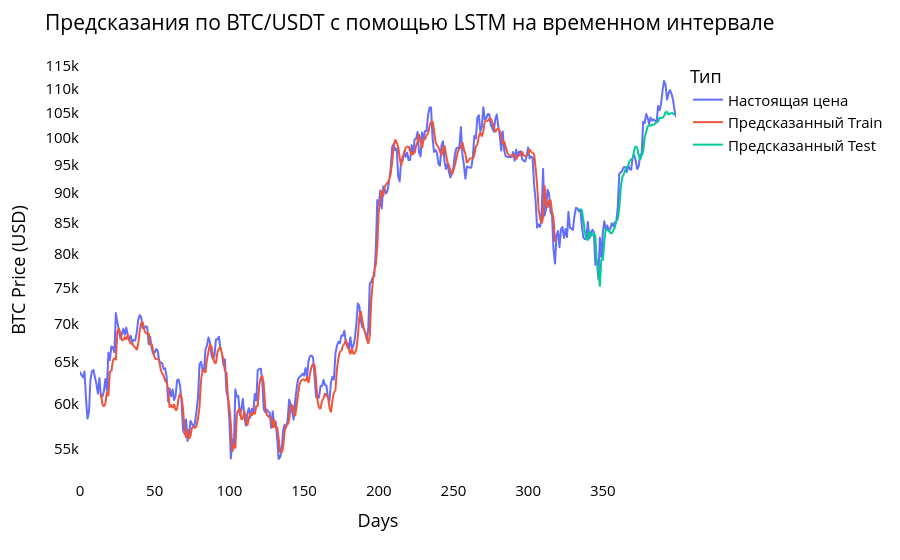

Notebook source saved alongside this figure:
### Code cell
look_back = time_step  
trainPredictPlot = np.empty_like(closedf_scaled)
trainPredictPlot[:, :] = np.nan
trainPredictPlot[look_back:len(train_predict)+look_back, :] = train_predict
print("Train predicted data: ", trainPredictPlot.shape)
testPredictPlot = np.empty_like(closedf_scaled)
testPredictPlot[:, :] = np.nan
testPredictPlot[len(train_predict)+(look_back*2)+1:len(closedf_scaled)-1, :] = test_predict
print("Test predicted data: ", testPredictPlot.shape)

plotdf = pd.DataFrame({
                       'original_close': closedf['close'].values,  # настоящие цены
                      'train_predicted_close': trainPredictPlot.reshape(1,-1)[0].tolist(),
                      'test_predicted_close': testPredictPlot.reshape(1,-1)[0].tolist()})

plotdf['date'] = np.arange(len(plotdf))
names = cycle(['Настоящая цена ','Предсказанный Train','Предсказанный Test'])

fig = px.line(plotdf,x=plotdf['date'], y=[plotdf['original_close'],plotdf['train_predicted_close'],
                                          plotdf['test_predicted_close']],
              labels={'value':'Цена BTC/USDT','date': 'Days'})
fig.update_layout(title_text='Предсказания по BTC/USDT с помощью LSTM на временном интервале',
                  plot_bgcolor='white', font_size=15, font_color='black', legend_title_text='Тип')
fig.for_each_trace(lambda t:  t.update(name = next(names)))

fig.update_xaxes(showgrid=False)
fig.update_yaxes(showgrid=False, type='log')  # Логарифмическая шкала цен (опционально)
fig.show()

### Figure 1 — Plotly figure (JSON) as saved in the notebook; plotly's stock layout.template omitted (floating-point values rounded to 4 significant figures; data arrays with more than 128 entries replaced by an {"elided": "..."} marker saying what was removed)
{"data": [{"hovertemplate": "variable=original_close<br>Days=%{x}<br>BTC Price (USD)=%{y}<extra></extra>", "legendgroup": "original_close", "line": {"color": "#636efa", "dash": "solid"}, "marker": {"symbol": "circle"}, "mode": "lines", "name": "Настоящая цена ", "showlegend": true, "type": "scattergl", "x": {"elided": "400 int values"}, "xaxis": "x", "y": {"elided": "400 float values"}, "yaxis": "y"}, {"hovertemplate": "variable=wide_variable_1<br>Days=%{x}<br>BTC Price (USD)=%{y}<extra></extra>", "legendgroup": "wide_variable_1", "line": {"color": "#EF553B", "dash": "solid"}, "marker": {"symbol": "circle"}, "mode": "lines", "name": "Предсказанный Train", "showlegend": true, "type": "scattergl", "x": {"elided": "400 int values"}, "xaxis": "x", "y": {"elided": "400 float values"}, "yaxis": "y"}, {"hovertemplate": "variable=wide_variable_2<br>Days=%{x}<br>BTC Price (USD)=%{y}<extra></extra>", "legendgroup": "wide_variable_2", "line": {"color": "#00cc96", "dash": "solid"}, "marker": {"symbol": "circle"}, "mode": "lines", "name": "Предсказанный Test", "showlegend": true, "type": "scattergl", "x": {"elided": "400 int values"}, "xaxis": "x", "y": {"elided": "400 float values"}, "yaxis": "y"}], "layout": {"font": {"color": "black", "size": 15}, "legend": {"title": {"text": "Тип"}, "tracegroupgap": 0}, "margin": {"t": 60}, "plot_bgcolor": "white", "title": {"text": "Предсказания по BTC/USDT с помощью LSTM на временном интервале"}, "xaxis": {"anchor": "y", "domain": [0, 1], "showgrid": false, "title": {"text": "Days"}}, "yaxis": {"anchor": "x", "domain": [0, 1], "showgrid": false, "title": {"text": "BTC Price (USD)"}, "type": "log"}}}
